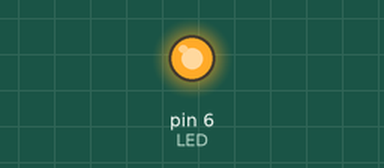
Simulated run of this sketch. Board: Arduino Uno, built with avr-gcc and run on an emulated ATmega328P. Shown: output pins drawn as LEDs (lit = HIGH).

Above: at 0.6 s.
At 4.5 s:
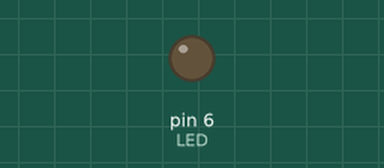
Timing chart, 0 to 5.5 s (numbered marks = the images above):
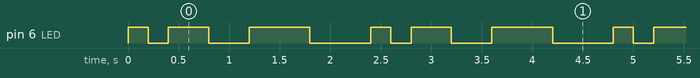

Measured:
- by itself, pin 6 (LED): repeats every 2.4 s: LOW 0.20 s, HIGH 0.40 s, LOW 0.40 s, HIGH 0.60 s, LOW 0.60 s, HIGH 0.20 s
- by itself, everything shown: repeats every 2.4 s, in 6 steps

The sketch:

ex06_extend_01_c.ino
```cpp
// 배열의 선언 및 초기화를 한 번에 처리

#define LED 6
int x[3] = {200, 400, 600};

void setup() {
  pinMode(LED, OUTPUT);
}

void loop() {
  for (int i = 0; i < 3; i++) {
    digitalWrite(LED, 1);
    delay(x[i]);
    digitalWrite(LED, 0);
    delay(x[i]);
  }
}
```
